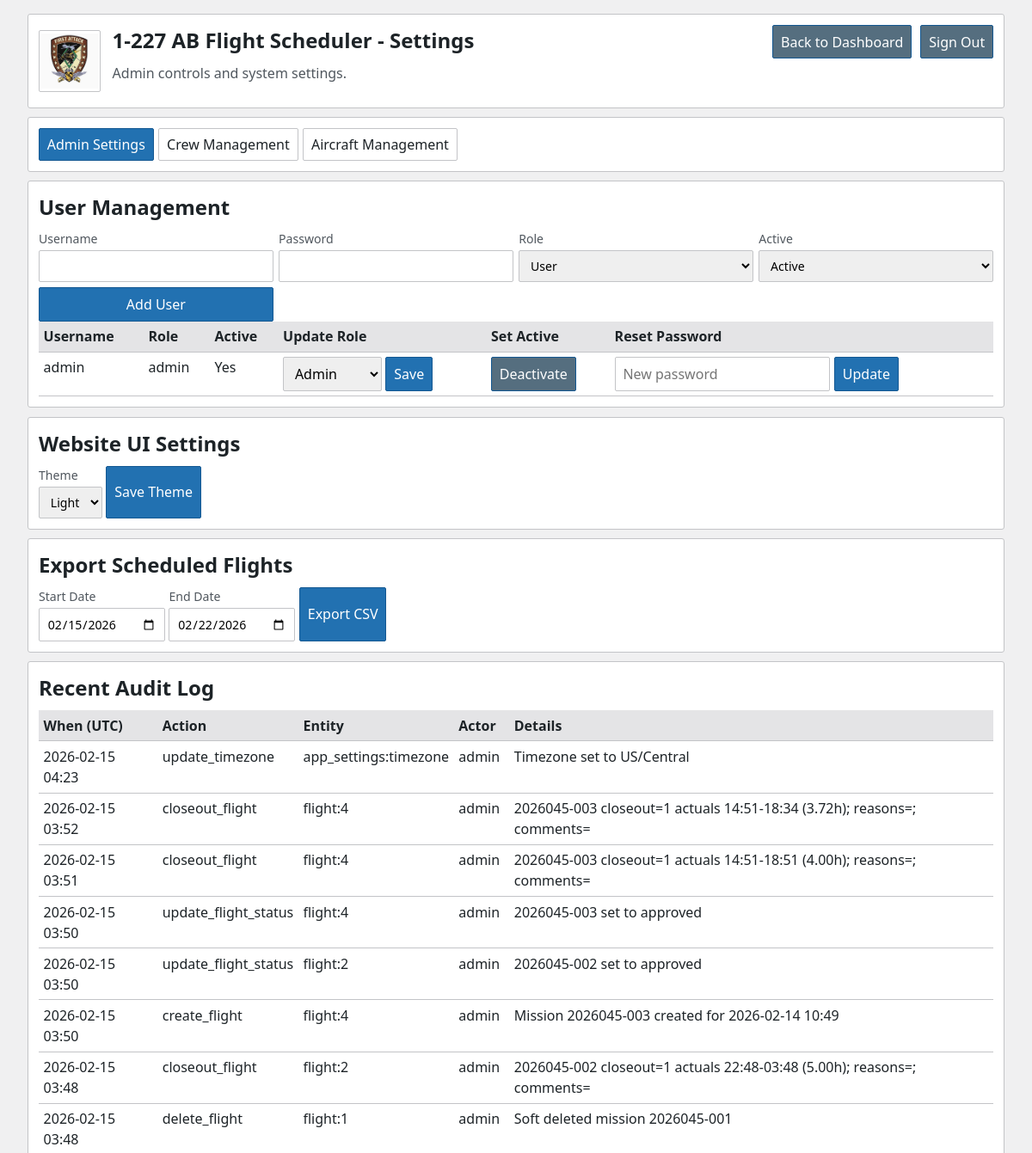
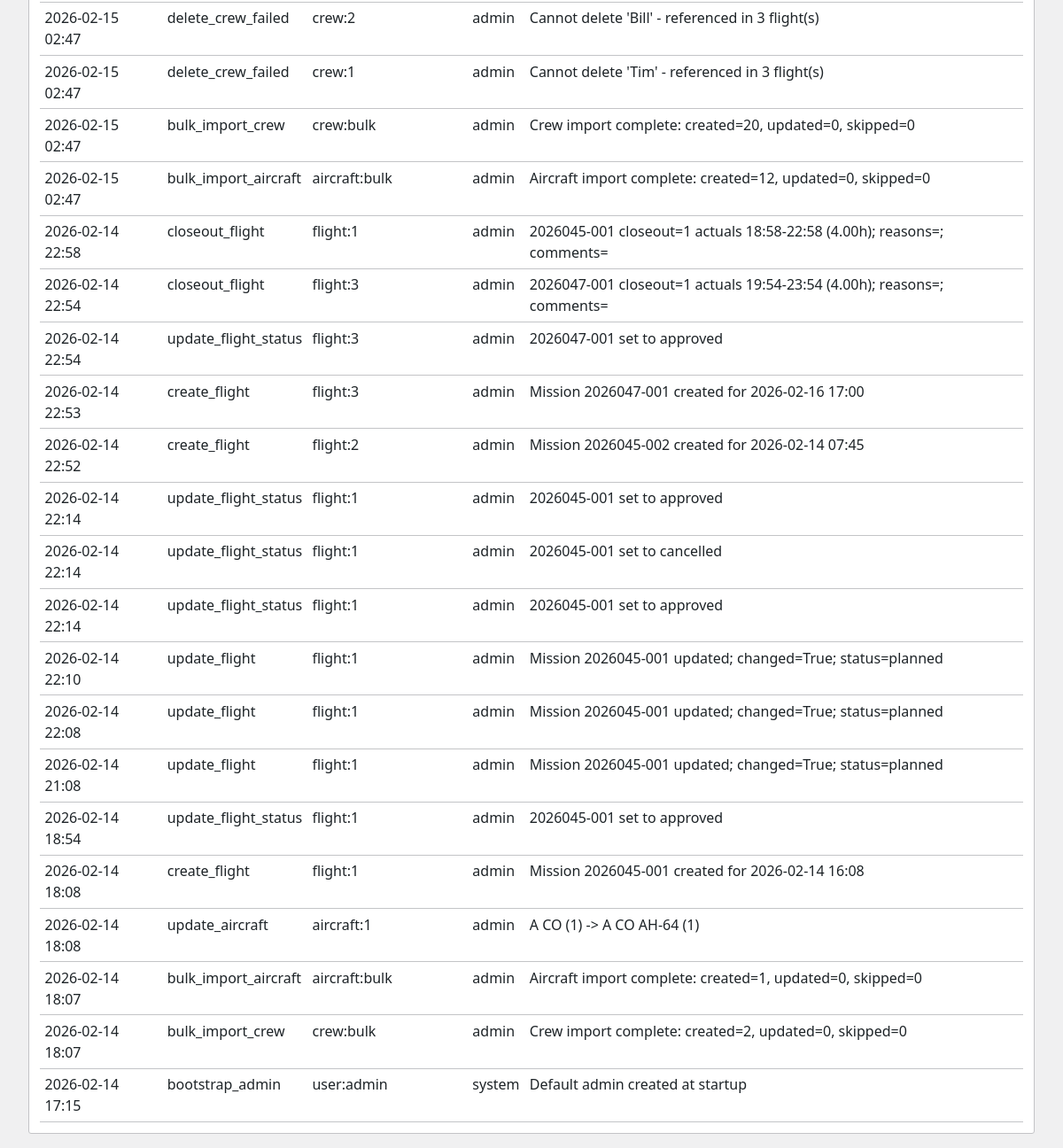
Screenshot of /settings/admin (signed in) with the database file from the repository (2 pictures, top to bottom).
### tables this page shows
CREATE TABLE users (
                id INTEGER PRIMARY KEY AUTOINCREMENT,
                username TEXT NOT NULL UNIQUE,
                password_hash TEXT NOT NULL,
                role TEXT NOT NULL CHECK (role IN ('user', 'scheduler', 'approver', 'admin')),
                active INTEGER NOT NULL DEFAULT 1
            );

CREATE TABLE app_settings (
                key TEXT PRIMARY KEY,
                value TEXT NOT NULL
            );

CREATE TABLE audit_logs (
                id INTEGER PRIMARY KEY AUTOINCREMENT,
                action TEXT NOT NULL,
                entity_type TEXT NOT NULL,
                entity_id TEXT NOT NULL,
                actor_username TEXT NOT NULL,
                details TEXT DEFAULT '',
                created_at TEXT NOT NULL
            );

### app.py (the view)
@app.get("/settings/admin")
@login_required
@role_required("admin")
def settings_admin_page():
    with db_conn() as conn:
        users = conn.execute("SELECT id, username, role, active FROM users ORDER BY username").fetchall()
    logs = load_recent_audit_logs()
    export_start = date.today().strftime(DATE_FMT)
    export_end = (date.today() + timedelta(days=7)).strftime(DATE_FMT)
    return render_template(
        "settings_admin.html",
        users=users,
        audit_logs=logs,
        ui_theme=get_app_setting("ui_theme", "light"),
        export_start=export_start,
        export_end=export_end,
    )

### app.py (called while the page is built)
def db_conn():
    conn = sqlite3.connect(DB_PATH)
    conn.row_factory = sqlite3.Row
    return conn

def current_user():
    uid = session.get("user_id")
    if not uid:
        return None
    with db_conn() as conn:
        return conn.execute(
            "SELECT id, username, role, active FROM users WHERE id = ?",
            (uid,),
        ).fetchone()

def get_app_setting(key: str, default: str = "") -> str:
    with db_conn() as conn:
        row = conn.execute("SELECT value FROM app_settings WHERE key = ?", (key,)).fetchone()
    return row["value"] if row else default

def load_recent_audit_logs(limit: int = 100):
    with db_conn() as conn:
        return conn.execute(
            """
            SELECT *
            FROM audit_logs
            ORDER BY created_at DESC, id DESC
            LIMIT ?
            """,
            (limit,),
        ).fetchall()

def has_role(user, *roles):
    return bool(user and user["active"] and (user["role"] in roles or user["role"] == "admin"))

def login_required(fn):
    @wraps(fn)
    def wrapper(*args, **kwargs):
        user = current_user()
        if not user:
            return redirect(url_for("login"))
        if not user["active"]:
            session.clear()
            return redirect(url_for("login", error="Account is inactive"))
        return fn(*args, **kwargs)
    return wrapper

def role_required(*roles):
    def decorator(fn):
        @wraps(fn)
        def wrapper(*args, **kwargs):
            user = current_user()
            if not has_role(user, *roles):
                return redirect(url_for("index"))
            return fn(*args, **kwargs)
        return wrapper
    return decorator

@app.context_processor
def inject_user():
    return {"auth_user": current_user(), "ui_theme": get_app_setting("ui_theme", "light")}

### templates/settings_admin.html (shortened to what this page needs)
<!DOCTYPE html>
<html lang="en" data-theme="{{ ui_theme }}">
  <head>
    <link rel="stylesheet" href="{{ url_for('static', filename='styles.css') }}" />
  </head>
  <body>
    <main class="layout">
      <section class="card topbar">
        <div class="brand">
          <img src="{{ url_for('static', filename='brand-logo.png') }}" alt="1-227 AB crest" class="brand-logo" />
          <div>
            <h1>1-227 AB Flight Scheduler - Settings</h1>
            <p class="subtle">Admin controls and system settings.</p>
          </div>
        </div>
        <div class="user-tools">
          <a class="button secondary" href="/">Back to Dashboard</a>
          <form method="POST" action="/logout">
            <button type="submit" class="secondary">Sign Out</button>
          </form>
        </div>
      </section>
      <section class="card">
        <nav class="settings-menu">
          <a class="active" href="/settings/admin">Admin Settings</a>
          <a href="/settings/crew">Crew Management</a>
          <a href="/settings/aircraft">Aircraft Management</a>
        </nav>
      </section>
      <section class="card">
        <h2>User Management</h2>
        <form method="POST" action="/settings/users" class="grid">
          <label>Username<input name="username" required /></label>
          <label>Password<input name="password" type="password" required /></label>
          <label>
            Role
            <select name="role" required>
              <option value="user">User</option>
            </select>
          </label>
          <label>
            Active
            <select name="active" required>
              <option value="1">Active</option>
            </select>
          </label>
          <button type="submit">Add User</button>
        </form>
        <div class="table-wrap">
          <table>
            <thead>
              <tr>
                <th>Username</th>
                <th>Role</th>
                <th>Active</th>
                <th>Update Role</th>
                <th>Set Active</th>
                <th>Reset Password</th>
              </tr>
            </thead>
            <tbody>
              {% for user in users %}
              <tr>
                <td>{{ user.username }}</td>
                <td>{{ user.role }}</td>
                <td>{{ "Yes" if user.active else "No" }}</td>
                <td>
                  <form method="POST" action="/settings/users/{{ user.id }}/role" class="inline">
                    <select name="role">
                      <option value="admin" {% if user.role == "admin" %}selected{% endif %}>Admin</option>
                    </select>
                    <button type="submit">Save</button>
                  </form>
                </td>
                <td>
                  <form method="POST" action="/settings/users/{{ user.id }}/active" class="inline">
                    <button type="submit" class="secondary">{{ "Deactivate" if user.active else "Activate" }}</button>
                  </form>
                </td>
                <td>
                  <form method="POST" action="/settings/users/{{ user.id }}/password" class="inline">
                    <input name="password" type="password" placeholder="New password" required />
                    <button type="submit">Update</button>
                  </form>
                </td>
              </tr>
              {% endfor %}
            </tbody>
          </table>
        </div>
      </section>
      <section class="card">
        <h2>Website UI Settings</h2>
        <form method="POST" action="/settings/theme" class="inline">
          <label>
            Theme
            <select name="theme">
              <option value="light" {% if ui_theme == "light" %}selected{% endif %}>Light</option>
            </select>
          </label>
          <button type="submit">Save Theme</button>
        </form>
      </section>
      <section class="card">
        <h2>Export Scheduled Flights</h2>
        <form method="GET" action="/settings/export/flights.csv" class="inline">
          <label>Start Date<input type="date" name="start_date" value="{{ export_start }}" required /></label>
          <label>End Date<input type="date" name="end_date" value="{{ export_end }}" required /></label>
          <button type="submit">Export CSV</button>
        </form>
      </section>
      <section class="card">
        <h2>Recent Audit Log</h2>
        {% if audit_logs %}
        <div class="table-wrap">
          <table>
            <thead>
              <tr>
                <th>When (UTC)</th>
                <th>Action</th>
                <th>Entity</th>
                <th>Actor</th>
                <th>Details</th>
              </tr>
            </thead>
            <tbody>
              {% for log in audit_logs %}
              <tr>
                <td>{{ log.created_at }}</td>
                <td>{{ log.action }}</td>
                <td>{{ log.entity_type }}:{{ log.entity_id }}</td>
                <td>{{ log.actor_username }}</td>
                <td>{{ log.details }}</td>
              </tr>
              {% endfor %}
            </tbody>
          </table>
        </div>
        {% else %}
        <p class="subtle">No audit records yet.</p>
        {% endif %}
      </section>
    </main>
  </body>
</html>

### static/styles.css (style rules this page uses)
:root { --bg: #f0f0f1; --card: #ffffff; --text: #1d2327; --muted: #50575e; --accent: #2271b1; --line: #c3c4c7; --danger: #b32d2e; --layout-max: 1320px; --font-base: 16px; --touch-target: 44px; }
* { box-sizing: border-box; }
body { margin: 0; font-family: "Avenir Next", "Segoe UI", sans-serif; font-size: var(--font-base); line-height: 1.5; background: var(--bg); color: var(--text); }
.layout { width: min(100%, var(--layout-max)); margin: 0 auto; padding: 0.85rem 1.5rem; display: grid; gap: 0.65rem; }
.card { background: var(--card); border: 1px solid var(--line); border-radius: 3px; padding: 0.75rem; box-shadow: none; }
.topbar { display: flex; justify-content: space-between; align-items: flex-start; gap: 1rem; }
.brand { display: flex; align-items: center; gap: 0.85rem; }
.brand-logo { width: 72px; height: 72px; object-fit: contain; border-radius: 2px; border: 1px solid var(--line); background: var(--card); padding: 0.1rem; }
.user-tools { display: flex; gap: 0.65rem; align-items: center; flex-wrap: wrap; }
h1, h2, h3 { margin: 0 0 0.5rem; }
.subtle { margin-top: 0; color: var(--muted); }
label { display: grid; gap: 0.2rem; color: var(--muted); font-size: 0.88rem; }
input, textarea, select, button, .button { border-radius: 2px; border: 1px solid var(--line); padding: 0.42rem 0.55rem; font: inherit; }
button, .button { cursor: pointer; background: var(--accent); color: #fff; text-decoration: none; border: 1px solid #145892; display: inline-flex; align-items: center; justify-content: center; min-height: 38px; white-space: nowrap; }
button.secondary, .button.secondary { background: #556e7f; }
.inline { display: flex; gap: 0.3rem; flex-wrap: wrap; }
.grid { display: grid; grid-template-columns: repeat(auto-fit, minmax(220px, 1fr)); gap: 0.4rem; }
.table-wrap { overflow-x: auto; -webkit-overflow-scrolling: touch; position: relative; }
.table-wrap::after { content: ""; position: absolute; top: 0; right: 0; bottom: 0; width: 30px; background: linear-gradient(to left, var(--card), transparent); pointer-events: none; opacity: 0; transition: opacity 0.3s ease; }
table { width: 100%; border-collapse: collapse; }
th, td { border-bottom: 1px solid var(--line); padding: 0.35rem 0.35rem; text-align: left; vertical-align: top; }
th { background: color-mix(in srgb, var(--line) 45%, var(--card)); font-weight: 600; }
.settings-menu { display: flex; flex-wrap: wrap; gap: 0.35rem; }
.settings-menu a { text-decoration: none; color: var(--text); border: 1px solid var(--line); padding: 0.35rem 0.55rem; border-radius: 2px; background: var(--card); }
.settings-menu a.active { background: var(--accent); color: #fff; border-color: #145892; }
@media (min-width: 1101px) { :root { --layout-max: 1320px; } }
@media (min-width: 1101px) { .layout { padding: 1rem 2rem; } }

### rows the page displays
users: username "admin", role "admin", active "Yes", role "Admin", active "Deactivate"
app_settings: theme "Light"
audit_logs: created_at "2026-02-15 04:23", action "update_timezone", entity_type "app_settings", entity_id "timezone", actor_username "admin", details "Timezone set to US/Central"
audit_logs: created_at "2026-02-15 03:52", action "closeout_flight", entity_type "flight", entity_id "4", actor_username "admin", details "2026045-003 closeout=1 actuals 14:51-18:34 (3.72h); reasons=; comments="
audit_logs: created_at "2026-02-15 03:51", action "closeout_flight", entity_type "flight", entity_id "4", actor_username "admin", details "2026045-003 closeout=1 actuals 14:51-18:51 (4.00h); reasons=; comments="
audit_logs: created_at "2026-02-15 03:50", action "update_flight_status", entity_type "flight", entity_id "4", actor_username "admin", details "2026045-003 set to approved"
audit_logs: created_at "2026-02-15 03:50", action "update_flight_status", entity_type "flight", entity_id "2", actor_username "admin", details "2026045-002 set to approved"
audit_logs: created_at "2026-02-15 03:50", action "create_flight", entity_type "flight", entity_id "4", actor_username "admin", details "Mission 2026045-003 created for 2026-02-14 10:49"
audit_logs: created_at "2026-02-15 03:48", action "closeout_flight", entity_type "flight", entity_id "2", actor_username "admin", details "2026045-002 closeout=1 actuals 22:48-03:48 (5.00h); reasons=; comments="
audit_logs: created_at "2026-02-15 03:48", action "delete_flight", entity_type "flight", entity_id "1", actor_username "admin", details "Soft deleted mission 2026045-001"
audit_logs: created_at "2026-02-15 02:47", action "delete_crew_failed", entity_type "crew", entity_id "2", actor_username "admin", details "Cannot delete 'Bill' - referenced in 3 flight(s)"
audit_logs: created_at "2026-02-15 02:47", action "delete_crew_failed", entity_type "crew", entity_id "1", actor_username "admin", details "Cannot delete 'Tim' - referenced in 3 flight(s)"
audit_logs: created_at "2026-02-15 02:47", action "bulk_import_crew", entity_type "crew", entity_id "bulk", actor_username "admin", details "Crew import complete: created=20, updated=0, skipped=0"
audit_logs: created_at "2026-02-15 02:47", action "bulk_import_aircraft", entity_type "aircraft", entity_id "bulk", actor_username "admin", details "Aircraft import complete: created=12, updated=0, skipped=0"
audit_logs: created_at "2026-02-14 22:58", action "closeout_flight", entity_type "flight", entity_id "1", actor_username "admin", details "2026045-001 closeout=1 actuals 18:58-22:58 (4.00h); reasons=; comments="
audit_logs: created_at "2026-02-14 22:54", action "closeout_flight", entity_type "flight", entity_id "3", actor_username "admin", details "2026047-001 closeout=1 actuals 19:54-23:54 (4.00h); reasons=; comments="
audit_logs: created_at "2026-02-14 22:54", action "update_flight_status", entity_type "flight", entity_id "3", actor_username "admin", details "2026047-001 set to approved"
audit_logs: created_at "2026-02-14 22:53", action "create_flight", entity_type "flight", entity_id "3", actor_username "admin", details "Mission 2026047-001 created for 2026-02-16 17:00"
audit_logs: created_at "2026-02-14 22:52", action "create_flight", entity_type "flight", entity_id "2", actor_username "admin", details "Mission 2026045-002 created for 2026-02-14 07:45"
audit_logs: created_at "2026-02-14 22:14", action "update_flight_status", entity_type "flight", entity_id "1", actor_username "admin", details "2026045-001 set to approved"
audit_logs: created_at "2026-02-14 22:14", action "update_flight_status", entity_type "flight", entity_id "1", actor_username "admin", details "2026045-001 set to cancelled"
audit_logs: created_at "2026-02-14 22:14", action "update_flight_status", entity_type "flight", entity_id "1", actor_username "admin", details "2026045-001 set to approved"
audit_logs: created_at "2026-02-14 22:10", action "update_flight", entity_type "flight", entity_id "1", actor_username "admin", details "Mission 2026045-001 updated; changed=True; status=planned"
audit_logs: created_at "2026-02-14 22:08", action "update_flight", entity_type "flight", entity_id "1", actor_username "admin", details "Mission 2026045-001 updated; changed=True; status=planned"
audit_logs: created_at "2026-02-14 21:08", action "update_flight", entity_type "flight", entity_id "1", actor_username "admin", details "Mission 2026045-001 updated; changed=True; status=planned"
audit_logs: created_at "2026-02-14 18:54", action "update_flight_status", entity_type "flight", entity_id "1", actor_username "admin", details "2026045-001 set to approved"
audit_logs: created_at "2026-02-14 18:08", action "create_flight", entity_type "flight", entity_id "1", actor_username "admin", details "Mission 2026045-001 created for 2026-02-14 16:08"
audit_logs: created_at "2026-02-14 18:08", action "update_aircraft", entity_type "aircraft", entity_id "1", actor_username "admin", details "A CO (1) -> A CO AH-64 (1)"
audit_logs: created_at "2026-02-14 18:07", action "bulk_import_aircraft", entity_type "aircraft", entity_id "bulk", actor_username "admin", details "Aircraft import complete: created=1, updated=0, skipped=0"
audit_logs: created_at "2026-02-14 18:07", action "bulk_import_crew", entity_type "crew", entity_id "bulk", actor_username "admin", details "Crew import complete: created=2, updated=0, skipped=0"
audit_logs: created_at "2026-02-14 17:15", action "bootstrap_admin", entity_type "user", entity_id "admin", actor_username "system", details "Default admin created at startup"
